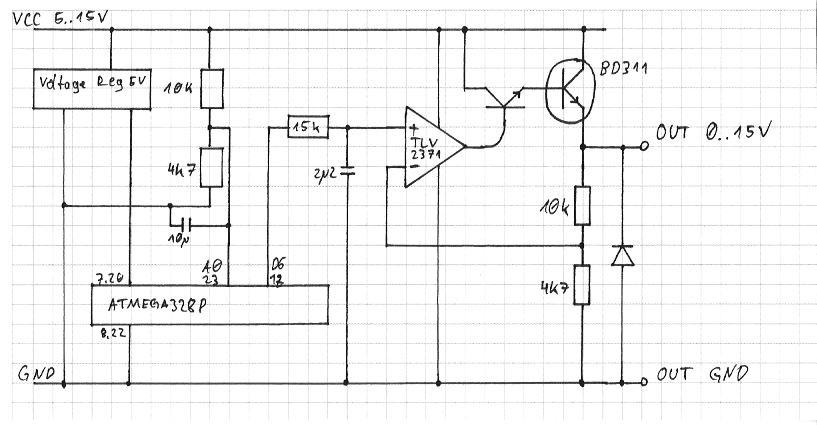
//> input picture arduino/NetzteilNT.png, 817 x 425 px, given in place of the camera
$ ./example   (built with g++ and OpenCV 4)
//> lines starting //> are read from the running program, lines starting //| are printed output that depends on the picture; after the words box and inside, x2 and y2 are one past the last pixel; in counts of white or black regions, pixels touching at a corner belong together
#include "cv.h"
#include "highgui.h"

using namespace cv;

int main(int, char**)
{
    VideoCapture cap(0);
    if(!cap.isOpened()) return -1;

    vector<vector<Point> > contours;
    vector<Vec4i> hierarchy;

    Mat frame, edges;
    namedWindow("edges",1);

    int thresh = 96;
    createTrackbar( " Canny thresh:", "edges", &thresh, 255, NULL );
    int deziSigma = 15;
    createTrackbar( " GaussianBlur:", "edges", &deziSigma, 100, NULL );

    while(true){
        cap >> frame;
//> frame is the input picture: 425 rows x 817 cols, CV_8UC3; min 0, max 255, mean 243.6
        cvtColor(frame, edges, CV_BGR2GRAY);
        GaussianBlur(edges, edges, Size(7,7), deziSigma / 10., deziSigma / 10.);
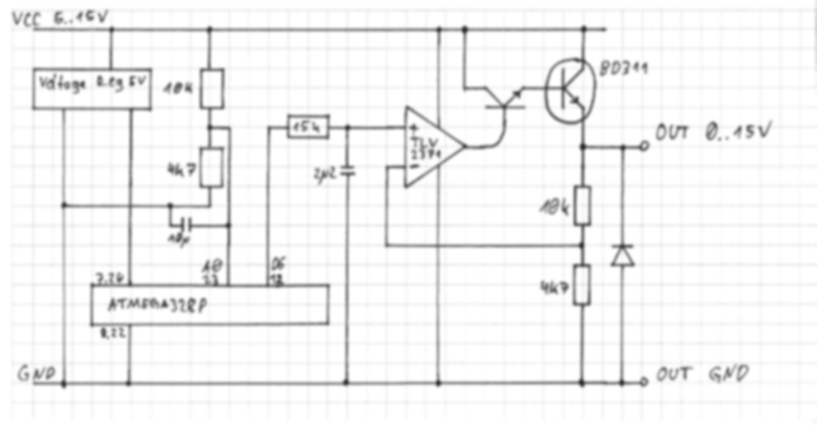
//> edges: 425 rows x 817 cols, CV_8UC1; min 44, max 255, mean 243.6
        Canny(edges, edges, thresh, thresh * 2, 3);
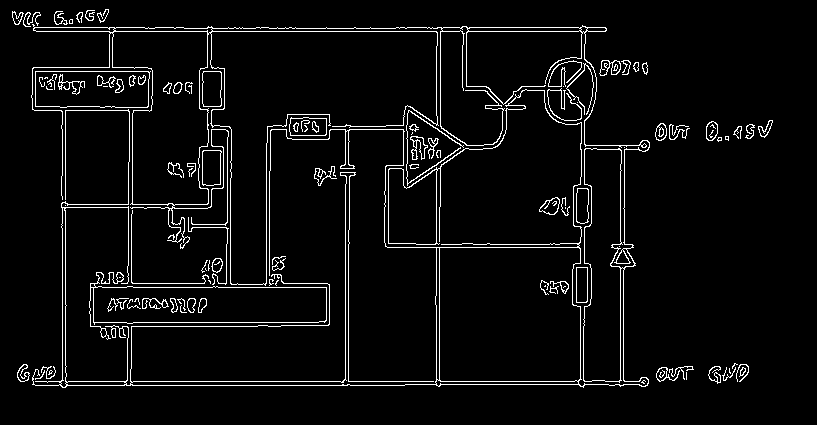
//> edges: 425 rows x 817 cols, CV_8UC1; 4.7% white in thin lines or dots, all inside (x1, y1, x2, y2) = (12, 9, 773, 388)
        findContours( edges, contours, hierarchy, CV_RETR_TREE, CV_CHAIN_APPROX_SIMPLE, Point(0, 0) );
//> contours = 189 contours, 87 with area under 20; largest, box (x1, y1, x2, y2) and area: (31, 24, 650, 388) 45354, (439, 247, 581, 382) 18550, (112, 31, 209, 206) 12179, (89, 272, 327, 340) 8298, (93, 286, 327, 324) 8164

        Mat drawing = Mat::zeros( edges.size(), CV_8UC3 );
        printf("Found %d contours:", contours.size());
//| Found 189 contours:
        // Draw contours
        for( int i = 0; i < contours.size(); i++ ){
            printf( "-- % 5d ", contours[i].size() );
            Scalar color = Scalar( 255, 0, 255 );
            drawContours( drawing, contours, i, color, 2, 8, hierarchy, 0, Point() );
        }
//> this loop made 189 passes
//| --    10 --     2 --    10 --     6 --    16 --     5 --    13 --    10
//> (output is shown up to pass 8 of 189)
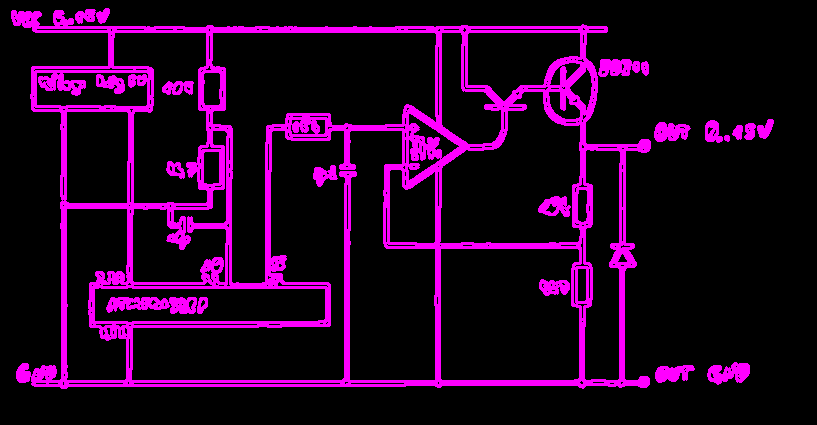
//> drawing: 425 rows x 817 cols, CV_8UC3; mean B, G, R 35.8, 0, 35.8
        printf("\n");

        imshow("edges", drawing);
        if(waitKey(30) >= 0)
//> the Esc key is pressed
            break;
    }
    return 0;
}

$ run again, on arduino/PoorMansCan.png
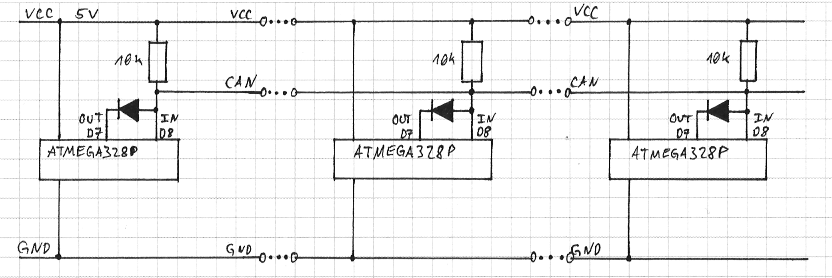
//> input picture arduino/PoorMansCan.png, 832 x 278 px, given in place of the camera
//> frame is the input picture: 278 rows x 832 cols, CV_8UC3; min 1, max 255, mean 240.5
//> `Canny(edges, edges, thresh, thresh * 2, 3);`:
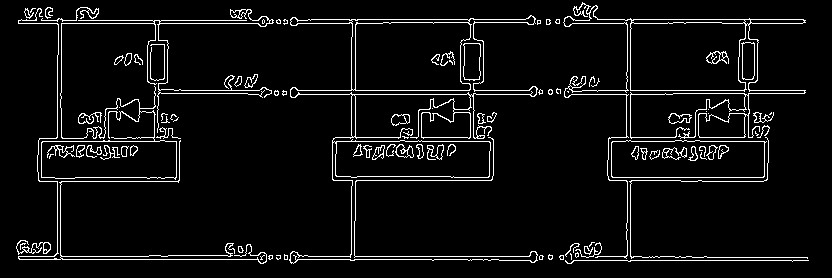
//> edges: 278 rows x 832 cols, CV_8UC1; 5.7% white in thin lines or dots, all inside (x1, y1, x2, y2) = (16, 2, 809, 264)
//> contours = 183 contours, 91 with area under 20; largest, box (x1, y1, x2, y2) and area: (289, 15, 538, 264) 17429, (563, 2, 806, 259) 9372, (630, 22, 746, 91) 7468, (355, 22, 471, 91) 7346, (611, 140, 767, 178) 5526
//| Found 183 contours:
//> the loop `for( int i = 0; i < contours.size(); i++ )` made 183 passes
//| --    23 --     7 --     7 --     7 --     8
//> (output is shown up to pass 5 of 183)
//> after the loop `for( int i = 0; i < contours.size(); i++ )`:
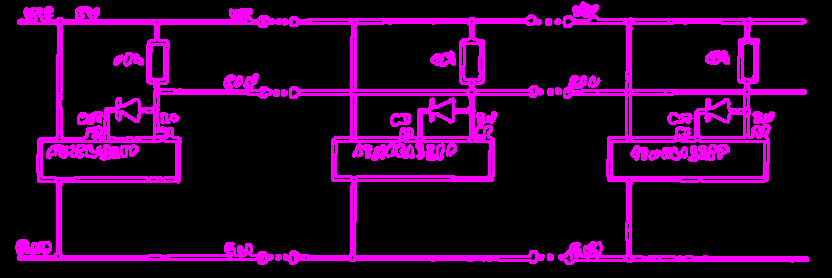
//> drawing: 278 rows x 832 cols, CV_8UC3; mean B, G, R 43, 0, 43
